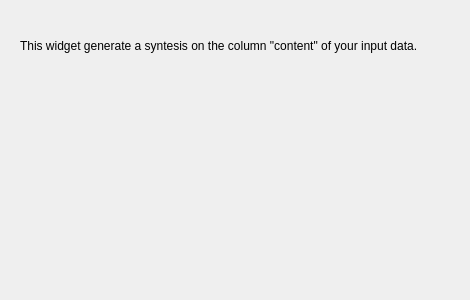
<?xml version="1.0" encoding="UTF-8"?>
<ui version="4.0">
 <class>Form</class>
 <widget class="QWidget" name="Form">
  <property name="geometry">
   <rect>
    <x>0</x>
    <y>0</y>
    <width>470</width>
    <height>300</height>
   </rect>
  </property>
  <property name="windowTitle">
   <string>Form</string>
  </property>
  <widget class="QLabel" name="Description">
   <property name="geometry">
    <rect>
     <x>20</x>
     <y>20</y>
     <width>431</width>
     <height>51</height>
    </rect>
   </property>
   <property name="text">
    <string>This widget generate a syntesis on the column &quot;content&quot; of your input data.</string>
   </property>
   <property name="textFormat">
    <enum>Qt::AutoText</enum>
   </property>
   <property name="alignment">
    <set>Qt::AlignLeading|Qt::AlignLeft|Qt::AlignVCenter</set>
   </property>
   <property name="wordWrap">
    <bool>true</bool>
   </property>
  </widget>
  <widget class="QLabel" name="Progress1">
   <property name="geometry">
    <rect>
     <x>20</x>
     <y>90</y>
     <width>431</width>
     <height>51</height>
    </rect>
   </property>
   <property name="text">
    <string/>
   </property>
   <property name="textFormat">
    <enum>Qt::AutoText</enum>
   </property>
   <property name="alignment">
    <set>Qt::AlignLeading|Qt::AlignLeft|Qt::AlignVCenter</set>
   </property>
   <property name="wordWrap">
    <bool>true</bool>
   </property>
  </widget>
  <widget class="QLabel" name="Progress2">
   <property name="geometry">
    <rect>
     <x>20</x>
     <y>140</y>
     <width>431</width>
     <height>51</height>
    </rect>
   </property>
   <property name="text">
    <string/>
   </property>
   <property name="textFormat">
    <enum>Qt::AutoText</enum>
   </property>
   <property name="alignment">
    <set>Qt::AlignLeading|Qt::AlignLeft|Qt::AlignVCenter</set>
   </property>
   <property name="wordWrap">
    <bool>true</bool>
   </property>
  </widget>
  <widget class="QLabel" name="Progress3">
   <property name="geometry">
    <rect>
     <x>20</x>
     <y>200</y>
     <width>431</width>
     <height>51</height>
    </rect>
   </property>
   <property name="text">
    <string/>
   </property>
   <property name="textFormat">
    <enum>Qt::AutoText</enum>
   </property>
   <property name="alignment">
    <set>Qt::AlignLeading|Qt::AlignLeft|Qt::AlignVCenter</set>
   </property>
   <property name="wordWrap">
    <bool>true</bool>
   </property>
  </widget>
 </widget>
 <resources/>
 <connections/>
</ui>
